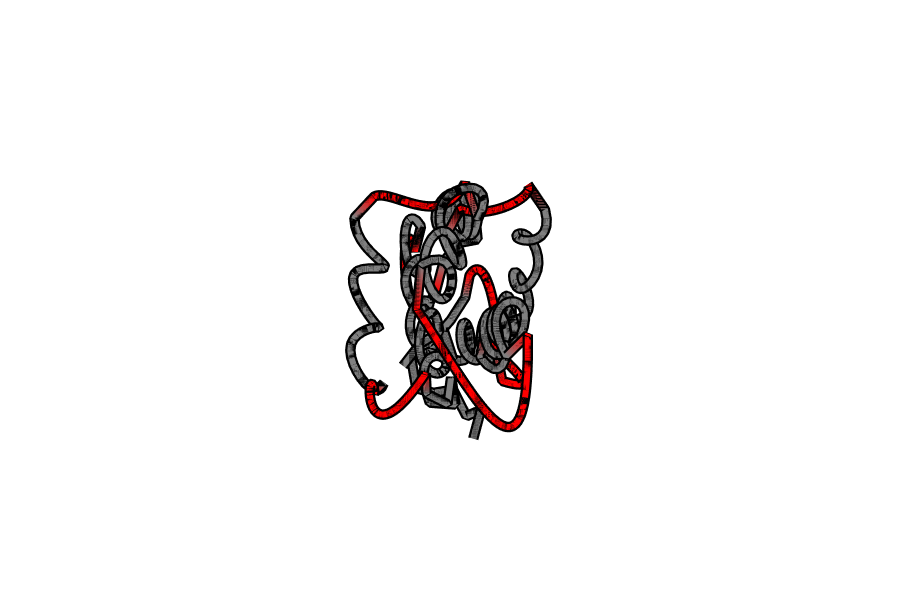

Write notebook code for a chart like this one.
### Code cell
def visualise_varying_sections(coords_chains, secondary_structure_chains, varying_linker_chains, chain_index=1):

    x_lst, y_lst, z_lst, color_lst =  cdt.smooth_me_varying(coords_chains[chain_index], secondary_structure_chains[chain_index], varying_linker_chains[chain_index], oversample=5)
    structure_fig = cdt.line_plotly(x_lst, y_lst, z_lst, color_lst, outline=True)
    structure_fig.update_layout(height=600)
    structure_fig.show()

visualise_varying_sections(coords_chains, secondary_structure_chains, varying_linker_chains, 0)

### Figure 1 — Plotly figure (JSON) as saved in the notebook; plotly's stock layout.template omitted (floating-point values rounded to 4 significant figures; data arrays with more than 128 entries replaced by an {"elided": "..."} marker saying what was removed)
{"data": [{"line": {"color": "black", "width": 21}, "mode": "lines", "showlegend": false, "type": "scatter3d", "x": {"elided": "668 float values"}, "y": {"elided": "668 float values"}, "z": {"elided": "668 float values"}}, {"line": {"color": {"elided": "668 str values"}, "width": 12}, "mode": "lines", "showlegend": false, "type": "scatter3d", "x": {"elided": "668 float values"}, "y": {"elided": "668 float values"}, "z": {"elided": "668 float values"}}], "layout": {"height": 600, "margin": {"b": 0, "l": 0, "r": 0, "t": 0}, "scene": {"aspectmode": "manual", "aspectratio": {"x": 1, "y": 1, "z": 1}, "xaxis": {"gridcolor": "white", "nticks": 0, "showbackground": false, "showticklabels": false, "title": {"text": ""}, "zerolinecolor": "white"}, "yaxis": {"gridcolor": "white", "nticks": 0, "showbackground": false, "showticklabels": false, "title": {"text": ""}, "zerolinecolor": "white"}, "zaxis": {"gridcolor": "white", "nticks": 0, "showbackground": false, "showticklabels": false, "title": {"text": ""}, "zerolinecolor": "white"}}, "showlegend": false}}
